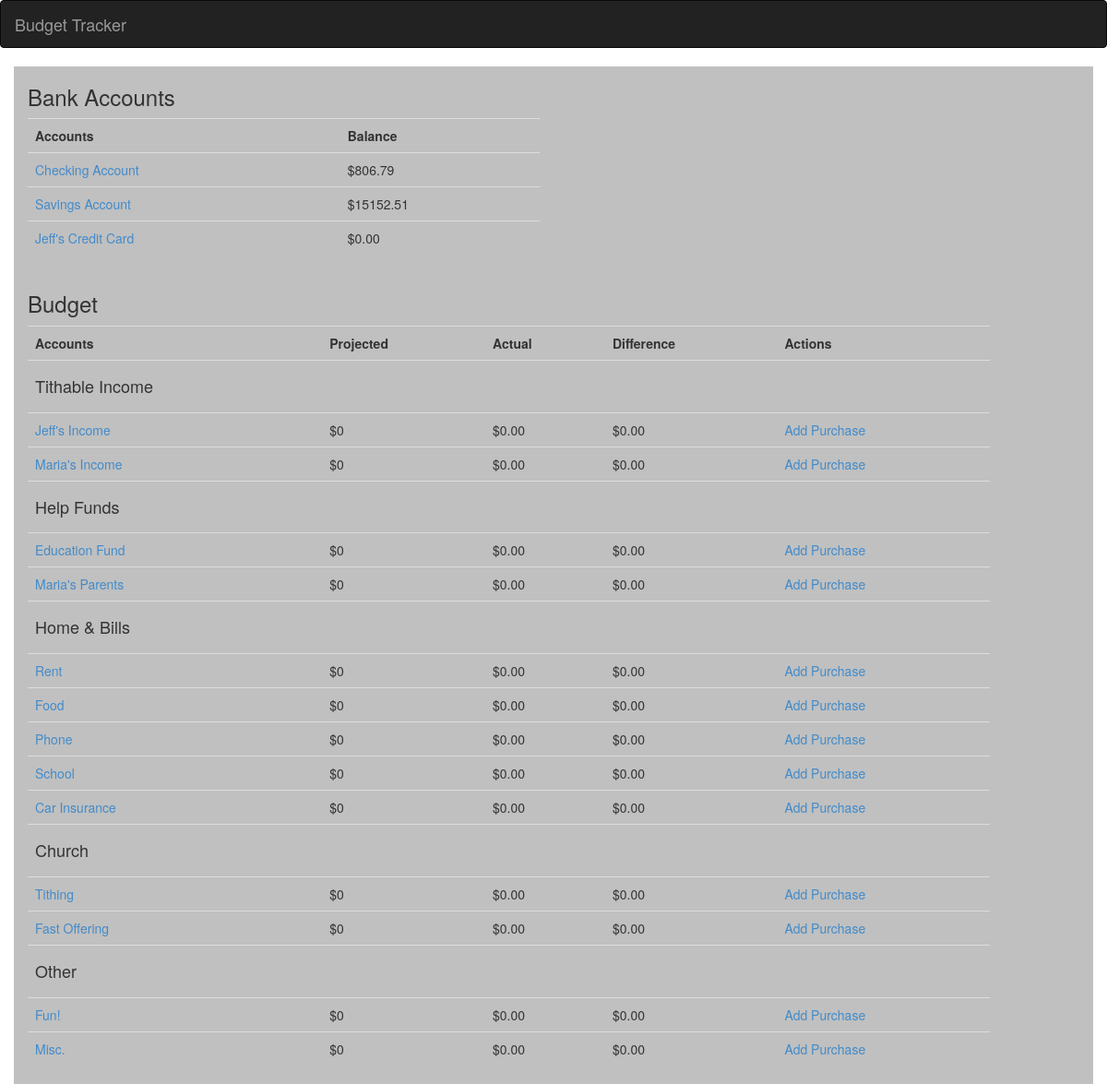
The page /budget/ on the database its author committed.
### budget/models.py (models this page shows, shortened)
class AccountCategory(models.Model):
	name = models.CharField(max_length=30)

class Account(models.Model):
	name = models.CharField(max_length=200)
	balance = models.DecimalField(max_digits=8, decimal_places=2)
	category = models.ForeignKey(AccountCategory)

### budget/views.py (the view)
def index(request):
    categories = AccountCategory.objects.all().exclude(name='Bank Accounts')
    bank_category = AccountCategory.objects.get(name='Bank Accounts')
    context = {'bank_category': {'cat': bank_category, 'accounts': Account.objects.filter(category=bank_category)}}
    data = []
    for cat in categories:
        entry = {'cat': cat}
        accounts = Account.objects.filter(category=cat)
        all_accounts = []
        for acct in accounts:
            projections = Transaction.objects.filter(to_account=acct).filter(prediction=True)
            proj_total = Decimal(0.0)
            for proj in projections:
                proj_total = proj_total + proj.amount
            acct_entry = {'acct': acct, 'pred': proj_total, 'diff': proj_total-acct.balance}
            all_accounts.append(acct_entry)
        entry['accounts'] = all_accounts
        data.append(entry)
    context['data'] = data
    return render(request, 'budget/index.html', context)

### budget/templates/budget/index.html
{% extends "budget/base.html" %}
{% block content %}
	<div class="row">
		<div class="col-xs-6">
			<h3>{{ bank_category.cat.name }}</h3>
			<table class="table">
				<tr><th>Accounts</th><th>Balance</th></tr>
				{% for acct in bank_category.accounts %}
					<tr><td><a href="{% url 'budget:account' acct.id %}">{{ acct.name }}</a></td><td>${{ acct.balance }}</td></tr>
				{% endfor %}
			</table>
		</div>
	</div>
	<div class="row">
		<div class="col-xs-11">
			<h3>Budget</h3>
			<table class="table">
			<tr><th>Accounts</th><th>Projected</th><th>Actual</th><th>Difference</th><th>Actions</th></tr>
			{% for category in data %}
				<tr><td><h4>{{ category.cat.name }}</h4></td><td colspan="4"></td></tr>
				{% for acct in category.accounts %}
					<tr>
						<td><a href="{% url 'budget:account' acct.acct.id %}">{{ acct.acct.name }}</a></td>
						<td>${{ acct.pred }}</td><td>${{ acct.acct.balance }}</td><td>${{ acct.diff }}</td>
						<td><a href="{% url 'budget:addtransaction' acct.acct.id %}">Add Purchase</a></td></tr>
				{% endfor %}
			{% endfor %}
			</table>
		</div>
	</div>
{% endblock %}

### rows shown on the page
AccountCategory: cat.name "Bank Accounts"
Account: name "Checking Account", balance "806.79"
Account: name "Savings Account", balance "15152.51"
Account: name "Jeff's Credit Card", balance "0.00"
AccountCategory: cat.name "Tithable Income"
Account: acct.name "Jeff's Income", pred "0", acct.balance "0.00", diff "0.00"
Account: acct.name "Maria's Income", pred "0", acct.balance "0.00", diff "0.00"
AccountCategory: cat.name "Help Funds"
Account: acct.name "Education Fund", pred "0", acct.balance "0.00", diff "0.00"
Account: acct.name "Maria's Parents", pred "0", acct.balance "0.00", diff "0.00"
AccountCategory: cat.name "Home & Bills"
Account: acct.name "Rent", pred "0", acct.balance "0.00", diff "0.00"
Account: acct.name "Food", pred "0", acct.balance "0.00", diff "0.00"
Account: acct.name "Phone", pred "0", acct.balance "0.00", diff "0.00"
Account: acct.name "School", pred "0", acct.balance "0.00", diff "0.00"
Account: acct.name "Car Insurance", pred "0", acct.balance "0.00", diff "0.00"
AccountCategory: cat.name "Church"
Account: acct.name "Tithing", pred "0", acct.balance "0.00", diff "0.00"
Account: acct.name "Fast Offering", pred "0", acct.balance "0.00", diff "0.00"
AccountCategory: cat.name "Other"
Account: acct.name "Fun!", pred "0", acct.balance "0.00", diff "0.00"
Account: acct.name "Misc.", pred "0", acct.balance "0.00", diff "0.00"
